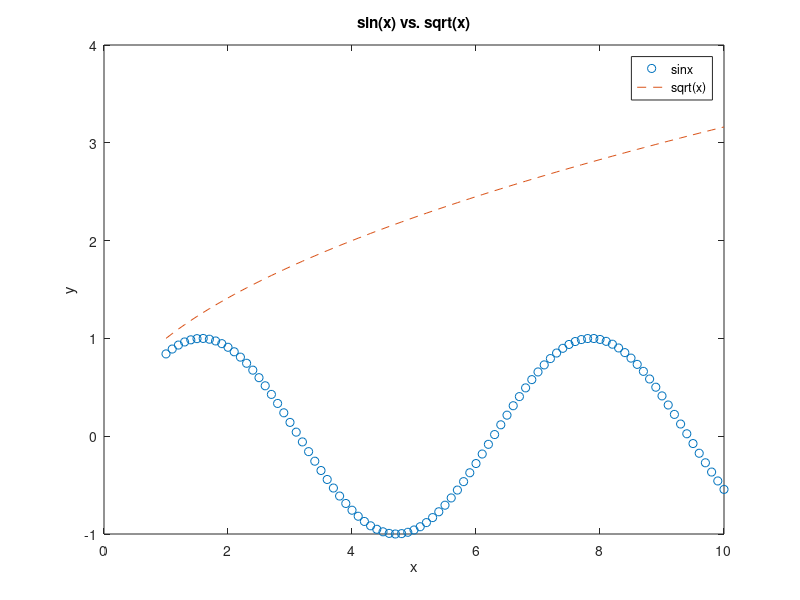

This figure's MATLAB source:
%% Week 1 Notes
% download Matlab newest version, free from NYU account 
% ".m" --> new script # mainly used


% Good Habits:
% Add this to at the beginning of your projects
clc; clear; close all
% clc: clear the command window
% clear: claer all the variables
% close all: close the figures

% create a new section and run it: 
% use "%%", run section if you only want to debug one section 
% use "help" in the command window


% Next Week:
% how to write a function 
% how to publish ".m" file
% how to debug your projects

% Don't get too frustrated for the first time! 
% Things will be better if you are familar with it!

%% Vector, matrix and f(x)

% !!!!!!!!!!! vector starts with index 1, not 0 !!!!!!!!!!!!!

clc; clear; close all
% ";" at the end: the result will not show up in the command window

% row vector
v = [1,2,3];
% col vector
w = [1;2;3];

% conjugate transpose of a vector: v'
z = v';

% i is the imaginary number
x = [i, -i];
y = x';

f = @(a) 2*a;
y = f(x);


%% matrix 
clc; clear; close all

% 1 to 5 with interval 0.5
v = [1:0.5:5]'; 
% get the vector partially 
v(1:3);
size(v);

n = 9;
e = ones(n,1);

% sp: sparse matrix; diags: 
A = spdiags([e -2*e e],-1:1,n,n);
full(A);
w = A*v;

% get the matrix partially 
full(A(:, 1:2));

% "\" is matrix\vector or matrix 
vv = A\w;          % A^(-1)*w
vvv = inv(A)*w;

B = eye(9);
C = A\B;   % A^(-1)*B
D = inv(A)*B;

%% f(x) 
clc; clear; close all

% function handle: treat x as a variable
f = @(x) sin(x);

a = [1:0.1:10]';
b = f(a);
plot(a, b)

title('sin(x)')
xlabel('x')
ylabel('y')
legend('sinx')


%% Built-in funciton in Matlab
clc; clear; close all

% QR Factorization 
n = 9;
e = ones(n,1);
A = spdiags([e -2*e e],-1:1,n,n);

% To see the whole matrix instead of a sparse one, use "full(A)"
[Q,R] = qr(full(A));

%% For Loop and While Loop 
clc; clear; close all

% for loop: "end"!
for n = [1:0.5:3]
    2*n;
end

tic % timer in Matlab
ii = 0; % initial value 
idx = 1; 
y = ones(11,1); % store sin(ii) in to y; allocate it before the loop 
while ii <= 1000
    y(idx) = sin(ii); 
    ii = ii + 1;
    idx = idx + 1;
end
t = toc % end of the timer

%% IF ELSE Statement
clc; clear; close all
x = 1;
if x < 0 
    a = 1
elseif 0 < x < 2
    a = 2
else
    a = 3
end

%% Plot and More interesting features
clc; clear; close all

f = @(x) sin(x);
g = @(x) sqrt(x); 

a = [1:0.1:10]';
b = f(a);
c = g(a);

% plot two function on the same plot:
% 1. plot(x1,y1,x2,y2)
% 2. hold on, hold off --- useful if you plot with For Loop!
plot(a, b, 'o', a, c, '--')
% hold on 
% plot(a, c, 'r*')

% plot on an interval: help plot 

% Plot Features:
% '*', '--' or other things on the plot 
% color 

title('sin(x) vs. sqrt(x)')
xlabel('x')
ylabel('y')
legend('sinx', 'sqrt(x)')










